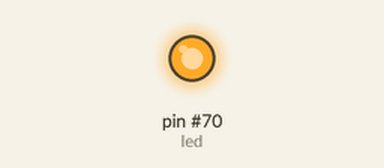
Bench run of a program on a simulated pyboard running MicroPython. On the bench: output pins drawn as LEDs (lit = HIGH). USB keyboard and mouse output is not drawn.

Above: at 2.5 s.
At 5.6 s:
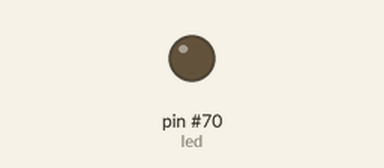
Timing chart, 0 to 7.9 s (numbered marks = the images above):
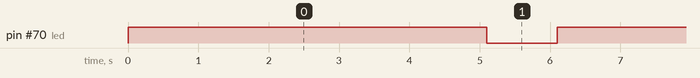

Measured:
- by itself, pin #70 (led): alternates HIGH for 5.1 s and LOW for 1.0 s

The program:

hid.py
```python
import pyb
import math

hid = pyb.USB_HID()
led = pyb.Pin('LED', pyb.Pin.OUT_PP)  # 4 is the blue LED

def osc(n, d):
  for i in range(n):
    hid.send((0, int(20 * math.sin(i / 10)), 0, 0))
    pyb.delay(d)

# toggle LED state every second using on() and off() methods
while True:
  led.on()
  osc(100, 50)
  #pyb.delay(1000)
  led.off()
  pyb.delay(1000)
```
